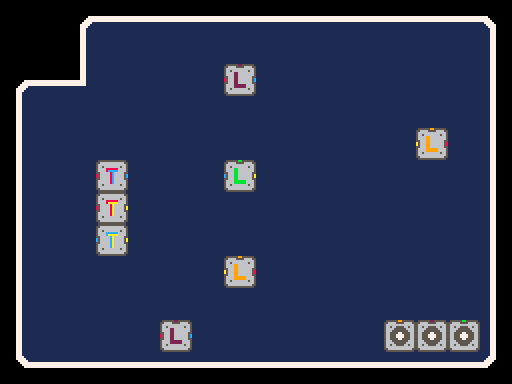

Tiled map render using the project's own tile images. Description and the whole map definition, tile-layer contents included, below:
An orthogonal 16x12 tile map with 32x32 px tiles, 2 tile layers (Blueboard, Element) and 1 object.

<map version="1.5" tiledversion="1.7.2" orientation="orthogonal" renderorder="left-down" width="16" height="12" tilewidth="32" tileheight="32" infinite="0" nextlayerid="5" nextobjectid="2">
 <tileset firstgid="1" source="../element.tsx" />
 <layer id="1" name="Blueboard" width="16" height="12" locked="1">
  <data encoding="csv">
0,0,43,29,29,29,29,29,29,29,29,29,29,29,29,47,
0,0,59,77,45,60,60,45,77,62,62,77,77,62,45,63,
43,29,44,62,77,61,45,61,77,45,77,60,77,77,45,63,
59,60,60,62,77,77,77,61,62,45,61,77,60,60,62,63,
59,77,61,61,45,60,61,77,61,45,62,62,62,77,45,63,
59,62,45,60,60,60,61,77,45,61,77,60,62,61,45,63,
59,61,62,62,77,77,62,61,62,62,45,77,45,77,45,63,
59,62,61,60,60,60,45,61,45,45,60,77,62,61,62,63,
59,61,61,45,77,61,61,62,60,45,77,45,62,61,77,63,
59,77,77,45,60,61,60,61,62,62,45,77,45,45,60,63,
59,61,77,61,60,77,62,77,61,62,62,61,45,61,61,63,
92,93,93,93,93,93,93,93,93,93,93,93,93,93,93,79
</data>
 </layer>
 <layer id="2" name="Element" width="16" height="12">
  <data encoding="csv">
0,0,0,0,0,0,0,0,0,0,0,0,0,0,0,0,
0,0,0,0,0,0,0,0,0,0,0,0,0,0,0,0,
0,0,0,0,0,0,0,1,0,0,0,0,0,0,0,0,
0,0,0,0,0,0,0,0,0,0,0,0,0,0,0,0,
0,0,0,0,0,0,0,0,0,0,0,0,0,33,0,0,
0,0,0,5,0,0,0,17,0,0,0,0,0,0,0,0,
0,0,0,21,0,0,0,0,0,0,0,0,0,0,0,0,
0,0,0,37,0,0,0,0,0,0,0,0,0,0,0,0,
0,0,0,0,0,0,0,33,0,0,0,0,0,0,0,0,
0,0,0,0,0,0,0,0,0,0,0,0,0,0,0,0,
0,0,0,0,0,1,0,0,0,0,0,0,82,65,81,0,
0,0,0,0,0,0,0,0,0,0,0,0,0,0,0,0
</data>
 </layer>
 <objectgroup id="4" name="Object" visible="0" locked="1">
  <object id="1" x="256" y="192">
   <point />
  </object>
 </objectgroup>
</map>
